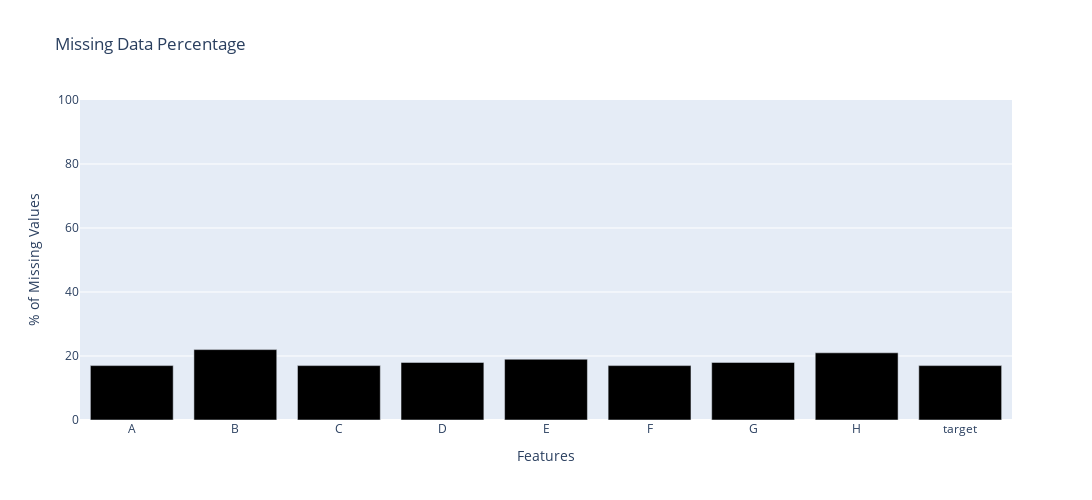
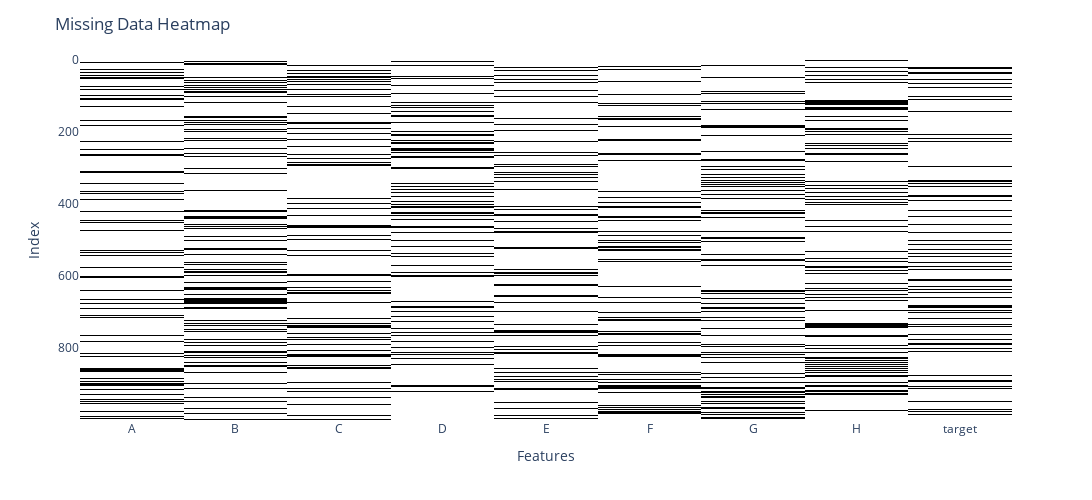

The notebook cell these images were saved under, in order:
### Code cell
plt.style.use("ggplot")
importlib.reload(veda)

veda.viz_missing_interactive(df=data)

### Figure 1 — Plotly figure (JSON) as saved in the notebook; plotly's stock layout.template omitted (floating-point values rounded to 4 significant figures)
{"data": [{"alignmentgroup": "True", "hovertemplate": "variable=0<br>index=%{x}<br>value=%{y}<extra></extra>", "legendgroup": "0", "marker": {"color": "black", "pattern": {"shape": ""}}, "name": "0", "offsetgroup": "0", "orientation": "v", "showlegend": false, "textposition": "auto", "type": "bar", "x": ["A", "B", "C", "D", "E", "F", "G", "H", "target"], "xaxis": "x", "y": [17, 22, 17, 18, 19, 17, 18, 21, 17], "yaxis": "y"}], "layout": {"barmode": "relative", "height": 500, "legend": {"title": {"text": "variable"}, "tracegroupgap": 0}, "title": {"text": "Missing Data Percentage"}, "width": 1280, "xaxis": {"anchor": "y", "domain": [0, 1], "title": {"text": "Features"}}, "yaxis": {"anchor": "x", "domain": [0, 1], "range": [0, 100], "title": {"text": "% of Missing Values"}}}}

### Figure 2 — Plotly figure (JSON) as saved in the notebook; plotly's stock layout.template omitted (floating-point values rounded to 4 significant figures; data arrays with more than 128 entries replaced by an {"elided": "..."} marker saying what was removed)
{"data": [{"coloraxis": "coloraxis", "hovertemplate": "x: %{x}<br>y: %{y}<br>color: %{z}<extra></extra>", "name": "0", "type": "heatmap", "x": ["A", "B", "C", "D", "E", "F", "G", "H", "target"], "xaxis": "x", "y": {"elided": "1000 int values"}, "yaxis": "y", "z": {"elided": "1000x9 int values"}}], "layout": {"coloraxis": {"colorscale": [[0, "white"], [1, "black"]], "showscale": false}, "height": 500, "margin": {"t": 60}, "title": {"text": "Missing Data Heatmap"}, "width": 1280, "xaxis": {"anchor": "y", "constrain": "domain", "domain": [0, 1], "scaleanchor": "y", "title": {"text": "Features"}}, "yaxis": {"anchor": "x", "autorange": "reversed", "constrain": "domain", "domain": [0, 1], "title": {"text": "Index"}}}}
